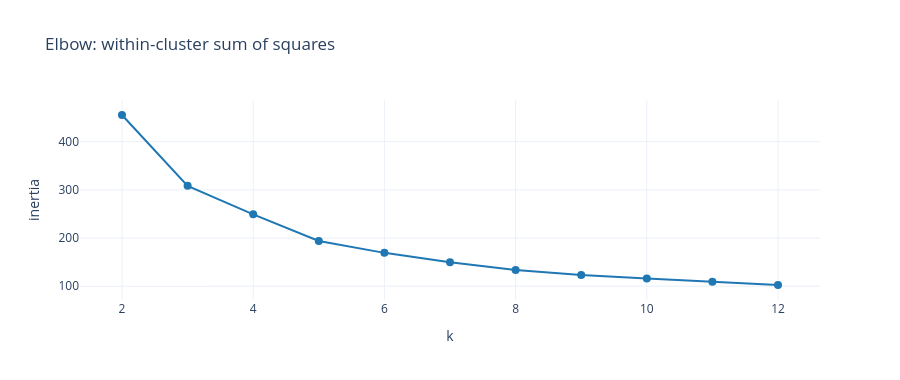
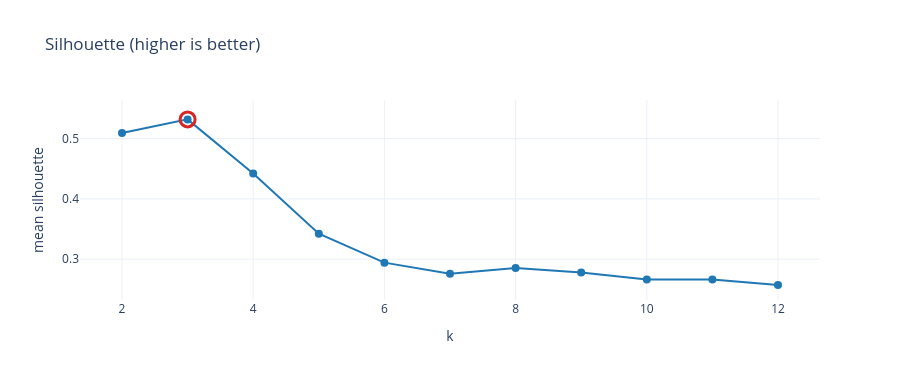
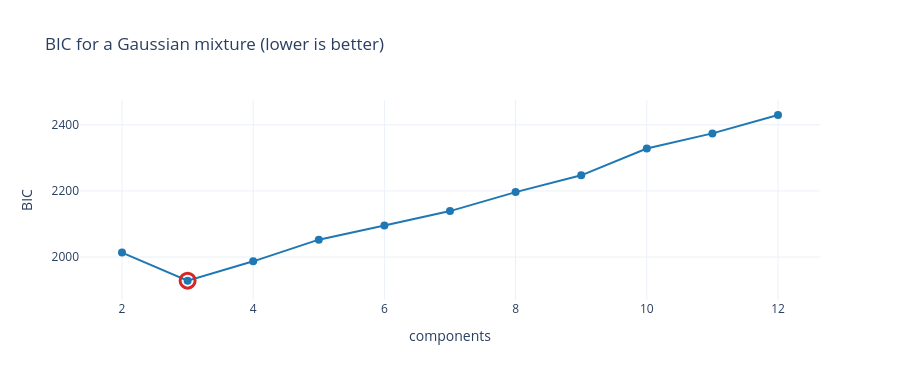

Notebook code cell kept with these figures, in order:
### Markdown cell above
<details>
<summary><b>Maths: Inertia, silhouette and BIC</b> (click to expand)</summary>

**Inertia** (within-cluster sum of squares) for a partition
$C_1,\dots,C_k$ with centroids $\mu_1,\dots,\mu_k$:

$$W(k) = \sum_{m=1}^{k} \sum_{i \in C_m} \lVert x_i - \mu_m \rVert^2 .$$

$W(k)$ is non-increasing in $k$ and reaches zero at $k=n$, so it can never
select $k$ on its own. The "elbow" heuristic looks for the point where the
marginal reduction flattens, which is a judgement call, not a criterion.

**Silhouette** of point $i$:

$$s_i = \frac{b_i - a_i}{\max(a_i, b_i)}, \qquad s_i \in [-1, 1],$$

where $a_i$ is the mean distance from $i$ to the other points of its own
cluster and $b_i$ is the lowest mean distance from $i$ to the points of any
other cluster. Values near 1 are well separated, near 0 sit on a boundary,
and negative values are probably misassigned.

**BIC**, available for `GaussianMixture` because it has a likelihood:

$$\mathrm{BIC} = -2\log \hat{L} + p \log n,$$

with $p$ the number of free parameters. Lower is better. This is the only one
of the three that penalises complexity in a principled way.

</details>

### Code cell
ks = range(2, 13)
inertia, sil, bic = [], [], []

for k in ks:
    km = KMeans(n_clusters=k, n_init=10, random_state=0).fit(X)
    inertia.append(km.inertia_)
    sil.append(silhouette_score(X, km.labels_))
    gm = GaussianMixture(n_components=k, covariance_type="full",
                         random_state=0).fit(X)
    bic.append(gm.bic(X))

ec.line_curve(ks, inertia, "Elbow: within-cluster sum of squares",
              "k", "inertia").show()
ec.line_curve(ks, sil, "Silhouette (higher is better)",
              "k", "mean silhouette", mark_best="max").show()
ec.line_curve(ks, bic, "BIC for a Gaussian mixture (lower is better)",
              "components", "BIC", mark_best="min").show()

### Figure 1 — Plotly figure (JSON) as saved in the notebook; plotly's stock layout.template omitted (floating-point values rounded to 4 significant figures)
{"data": [{"line": {"color": "#1f77b4", "width": 2}, "marker": {"size": 8}, "mode": "lines+markers", "showlegend": false, "type": "scatter", "x": [2, 3, 4, 5, 6, 7, 8, 9, 10, 11, 12], "y": [455.4, 308.4, 249.2, 193.8, 169.3, 149.8, 133.9, 123.4, 116.1, 109.2, 102.6]}], "layout": {"height": 380, "title": {"text": "Elbow: within-cluster sum of squares"}, "xaxis": {"title": {"text": "k"}}, "yaxis": {"title": {"text": "inertia"}}}}

### Figure 2 — Plotly figure (JSON) as saved in the notebook; plotly's stock layout.template omitted (floating-point values rounded to 4 significant figures)
{"data": [{"line": {"color": "#1f77b4", "width": 2}, "marker": {"size": 8}, "mode": "lines+markers", "showlegend": false, "type": "scatter", "x": [2, 3, 4, 5, 6, 7, 8, 9, 10, 11, 12], "y": [0.5094, 0.532, 0.4422, 0.3423, 0.2941, 0.2759, 0.2853, 0.2777, 0.266, 0.2663, 0.257]}, {"marker": {"color": "#d62728", "line": {"width": 3}, "size": 15, "symbol": "circle-open"}, "mode": "markers", "name": "selected", "showlegend": false, "type": "scatter", "x": [3], "y": [0.532]}], "layout": {"height": 380, "title": {"text": "Silhouette (higher is better)"}, "xaxis": {"title": {"text": "k"}}, "yaxis": {"title": {"text": "mean silhouette"}}}}

### Figure 3 — Plotly figure (JSON) as saved in the notebook; plotly's stock layout.template omitted (floating-point values rounded to 4 significant figures)
{"data": [{"line": {"color": "#1f77b4", "width": 2}, "marker": {"size": 8}, "mode": "lines+markers", "showlegend": false, "type": "scatter", "x": [2, 3, 4, 5, 6, 7, 8, 9, 10, 11, 12], "y": [2014.0, 1929.0, 1987.0, 2053.0, 2095.0, 2139.0, 2196.0, 2247.0, 2328.0, 2374.0, 2430.0]}, {"marker": {"color": "#d62728", "line": {"width": 3}, "size": 15, "symbol": "circle-open"}, "mode": "markers", "name": "selected", "showlegend": false, "type": "scatter", "x": [3], "y": [1929.0]}], "layout": {"height": 380, "title": {"text": "BIC for a Gaussian mixture (lower is better)"}, "xaxis": {"title": {"text": "components"}}, "yaxis": {"title": {"text": "BIC"}}}}
